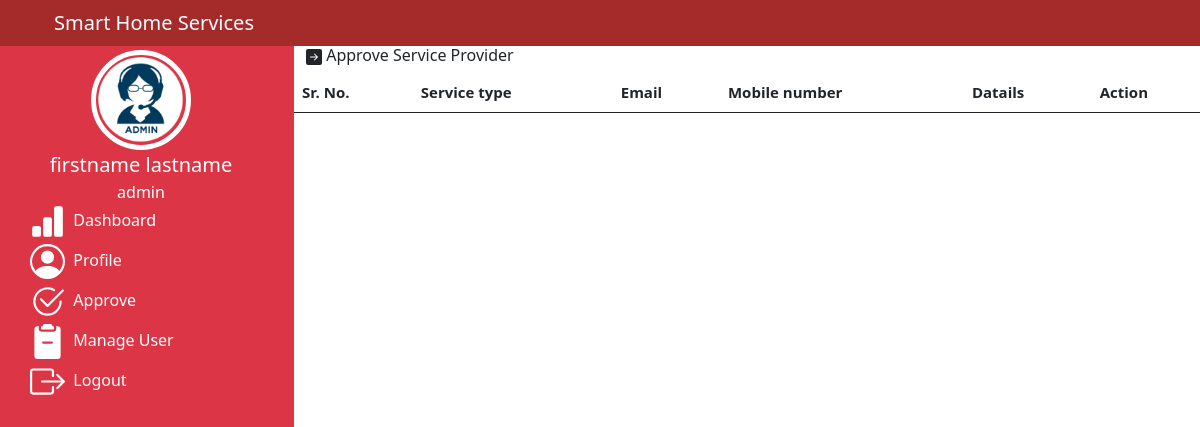
The app's page /aaprove.php (signed in) with its own data.
### tables this page shows
CREATE TABLE `customer` (
  `id` int(6) NOT NULL,
  `fname` varchar(30) NOT NULL,
  `lname` varchar(30) NOT NULL,
  `photo` varchar(50) DEFAULT NULL,
  `address` varchar(50) DEFAULT NULL,
  `mobile` varchar(50) DEFAULT NULL,
  `email` varchar(50) DEFAULT NULL,
  `pass` varchar(50) DEFAULT NULL,
  `role` varchar(100) DEFAULT NULL
);

### aaprove.php (the view, shortened to what this page needs)
<!doctype html>
<html lang="en">
<head>
  <link href="https://cdn.jsdelivr.net/npm/bootstrap@5.0.2/dist/css/bootstrap.min.css" rel="stylesheet"
>
</head>
<body>
    <div class="row sticky-top">
        <div class="col-12">
            <nav class="navbar navbar-expand-lg navbar-dark" style="background-color: brown;">
                <div class="container justify-content-between">
                    <div><a class="navbar-brand" href="admin.php">Smart Home Services</a></div>
                </div>
            </nav>
        </div>
    </div>
    <div class="row">
        <div class="col-3 vh-100  bg-danger overflow-auto text-white">
        <div class="row justify-content-around">
        <?php
                  include_once 'includes/conn.php';
                     $aid=$_SESSION['id'];
          $query="select * from customer where id='$aid'";
          $result=mysqli_query($conn,$query);
         while ($row=mysqli_fetch_array($result)){
             ?>
                <div class="col-12">
                    <center>
                        <img src=<?= $row['photo']; ?> width="100px" height="100px" alt=""
                            class="rounded-circle border border-white border-5 mt-1">
                    </center>
                </div>
            </div>
            <div class="row  justify-content-around">
                <div class="col-12">
                    <center>
                        <p class="m-0" style="font-size: 20px;"><?= $row['fname']; ?> <?= $row['lname']; ?></p>
                        <p class="m-0 ">admin</p>
                    </center>
                </div>
                <?php } ?>
            </div>
            <div class="menu">
                <a href="admin.php"> &nbsp;Dashboard</a>
                <a href="aprofile.php"> &nbsp;Profile</a>
                <a href="aaprove.php"> &nbsp;Approve</a>
                <a href="amanageuser.php"> &nbsp;Manage User</a>
                <a href="logout.php"> &nbsp;Logout</a>
            </div>
        </div>
        <div class="col-9 vh-100 overflow-auto">
            <h6> Approve Service Provider</h6>
            <div class="row">
                <table class="table table-hover" style="font-size: 15px;">
                    <thead class="thead-dark">
                        <tr>
                            <th scope="col">Sr. No.</th>
                            <th scope="col">Service type</th>
                            <th scope="col">Email</th>
                            <th scope="col">Mobile number</th>
                            <th>Datails</th>
                            <th>Action</th>
                        </tr>
                    </thead>
                </table>
            </div>
        </div>
    </div>
</body>
</html>

### aaprove.php (style rules this page uses)
.menu a { text-decoration: none; display: block; color: white; align-items: center; margin: 0 auto; margin-left: 30px; margin-bottom: 5px; }

### records on screen
customer: photo (picture), fname "firstname", lname "lastname"
